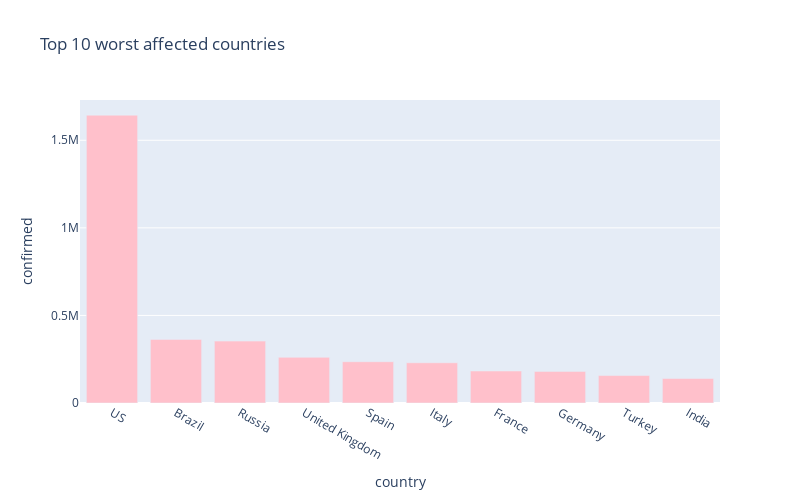

Notebook cell for this chart:
### Markdown cell above
# 10 worst hit countries - Confirmed cases

### Code cell
px.bar(
    sorted_country_df.head(10),
    x = "country",
    y = "confirmed",
    title= "Top 10 worst affected countries", # the axis names
    color_discrete_sequence=["pink"], 
    height=500,
    width=800
)

### Figure 1 — Plotly figure (JSON) as saved in the notebook; plotly's stock layout.template omitted (floating-point values rounded to 4 significant figures)
{"data": [{"alignmentgroup": "True", "hovertemplate": "country=%{x}<br>confirmed=%{y}<extra></extra>", "legendgroup": "", "marker": {"color": "pink"}, "name": "", "offsetgroup": "", "orientation": "v", "showlegend": false, "textposition": "auto", "type": "bar", "x": ["US", "Brazil", "Russia", "United Kingdom", "Spain", "Italy", "France", "Germany", "Turkey", "India"], "xaxis": "x", "y": [1643499, 363211, 353427, 260916, 235772, 229858, 182709, 180338, 156827, 139911], "yaxis": "y"}], "layout": {"barmode": "relative", "height": 500, "legend": {"tracegroupgap": 0}, "title": {"text": "Top 10 worst affected countries"}, "width": 800, "xaxis": {"anchor": "y", "domain": [0, 1], "title": {"text": "country"}}, "yaxis": {"anchor": "x", "domain": [0, 1], "title": {"text": "confirmed"}}}}
